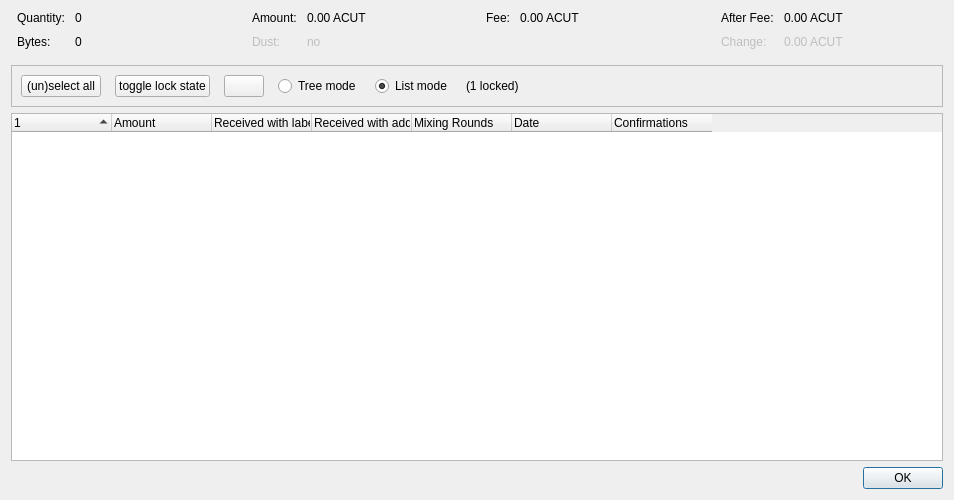
<?xml version="1.0" encoding="UTF-8"?>
<ui version="4.0">
 <class>CoinControlDialog</class>
 <widget class="QDialog" name="CoinControlDialog">
  <property name="geometry">
   <rect>
    <x>0</x>
    <y>0</y>
    <width>954</width>
    <height>500</height>
   </rect>
  </property>
  <property name="windowTitle">
   <string>Coin Selection</string>
  </property>
  <layout class="QVBoxLayout" name="verticalLayout">
   <item>
    <layout class="QHBoxLayout" name="horizontalLayoutTop" stretch="0,0,0,0">
     <property name="topMargin">
      <number>0</number>
     </property>
     <property name="bottomMargin">
      <number>10</number>
     </property>
     <item>
      <layout class="QFormLayout" name="formLayoutCoinControl1">
       <property name="horizontalSpacing">
        <number>10</number>
       </property>
       <property name="verticalSpacing">
        <number>10</number>
       </property>
       <property name="leftMargin">
        <number>6</number>
       </property>
       <property name="rightMargin">
        <number>6</number>
       </property>
       <item row="0" column="0">
        <widget class="QLabel" name="labelCoinControlQuantityText">
         <property name="text">
          <string>Quantity:</string>
         </property>
        </widget>
       </item>
       <item row="0" column="1">
        <widget class="QLabel" name="labelCoinControlQuantity">
         <property name="cursor">
          <cursorShape>IBeamCursor</cursorShape>
         </property>
         <property name="contextMenuPolicy">
          <enum>Qt::ActionsContextMenu</enum>
         </property>
         <property name="text">
          <string notr="true">0</string>
         </property>
         <property name="textInteractionFlags">
          <set>Qt::LinksAccessibleByMouse|Qt::TextSelectableByKeyboard|Qt::TextSelectableByMouse</set>
         </property>
        </widget>
       </item>
       <item row="1" column="0">
        <widget class="QLabel" name="labelCoinControlBytesText">
         <property name="text">
          <string>Bytes:</string>
         </property>
        </widget>
       </item>
       <item row="1" column="1">
        <widget class="QLabel" name="labelCoinControlBytes">
         <property name="cursor">
          <cursorShape>IBeamCursor</cursorShape>
         </property>
         <property name="contextMenuPolicy">
          <enum>Qt::ActionsContextMenu</enum>
         </property>
         <property name="text">
          <string notr="true">0</string>
         </property>
         <property name="textInteractionFlags">
          <set>Qt::LinksAccessibleByMouse|Qt::TextSelectableByKeyboard|Qt::TextSelectableByMouse</set>
         </property>
        </widget>
       </item>
      </layout>
     </item>
     <item>
      <layout class="QFormLayout" name="formLayoutCoinControl2">
       <property name="horizontalSpacing">
        <number>10</number>
       </property>
       <property name="verticalSpacing">
        <number>10</number>
       </property>
       <property name="leftMargin">
        <number>6</number>
       </property>
       <property name="rightMargin">
        <number>6</number>
       </property>
       <item row="0" column="0">
        <widget class="QLabel" name="labelCoinControlAmountText">
         <property name="text">
          <string>Amount:</string>
         </property>
        </widget>
       </item>
       <item row="0" column="1">
        <widget class="QLabel" name="labelCoinControlAmount">
         <property name="cursor">
          <cursorShape>IBeamCursor</cursorShape>
         </property>
         <property name="contextMenuPolicy">
          <enum>Qt::ActionsContextMenu</enum>
         </property>
         <property name="text">
          <string notr="true">0.00 ACUT</string>
         </property>
         <property name="textInteractionFlags">
          <set>Qt::LinksAccessibleByMouse|Qt::TextSelectableByKeyboard|Qt::TextSelectableByMouse</set>
         </property>
        </widget>
       </item>
       <item row="1" column="0">
        <widget class="QLabel" name="labelCoinControlLowOutputText">
         <property name="enabled">
          <bool>false</bool>
         </property>
         <property name="text">
          <string>Dust:</string>
         </property>
        </widget>
       </item>
       <item row="1" column="1">
        <widget class="QLabel" name="labelCoinControlLowOutput">
         <property name="enabled">
          <bool>false</bool>
         </property>
         <property name="cursor">
          <cursorShape>IBeamCursor</cursorShape>
         </property>
         <property name="contextMenuPolicy">
          <enum>Qt::ActionsContextMenu</enum>
         </property>
         <property name="text">
          <string notr="true">no</string>
         </property>
         <property name="textInteractionFlags">
          <set>Qt::LinksAccessibleByMouse|Qt::TextSelectableByKeyboard|Qt::TextSelectableByMouse</set>
         </property>
        </widget>
       </item>
      </layout>
     </item>
     <item>
      <layout class="QFormLayout" name="formLayoutCoinControl3">
       <property name="horizontalSpacing">
        <number>10</number>
       </property>
       <property name="verticalSpacing">
        <number>10</number>
       </property>
       <property name="leftMargin">
        <number>6</number>
       </property>
       <property name="rightMargin">
        <number>6</number>
       </property>
       <item row="0" column="0">
        <widget class="QLabel" name="labelCoinControlFeeText">
         <property name="text">
          <string>Fee:</string>
         </property>
        </widget>
       </item>
       <item row="0" column="1">
        <widget class="QLabel" name="labelCoinControlFee">
         <property name="cursor">
          <cursorShape>IBeamCursor</cursorShape>
         </property>
         <property name="contextMenuPolicy">
          <enum>Qt::ActionsContextMenu</enum>
         </property>
         <property name="text">
          <string notr="true">0.00 ACUT</string>
         </property>
         <property name="textInteractionFlags">
          <set>Qt::LinksAccessibleByMouse|Qt::TextSelectableByKeyboard|Qt::TextSelectableByMouse</set>
         </property>
        </widget>
       </item>
      </layout>
     </item>
     <item>
      <layout class="QFormLayout" name="formLayoutCoinControl4">
       <property name="horizontalSpacing">
        <number>10</number>
       </property>
       <property name="verticalSpacing">
        <number>10</number>
       </property>
       <property name="leftMargin">
        <number>6</number>
       </property>
       <property name="rightMargin">
        <number>6</number>
       </property>
       <item row="0" column="0">
        <widget class="QLabel" name="labelCoinControlAfterFeeText">
         <property name="text">
          <string>After Fee:</string>
         </property>
        </widget>
       </item>
       <item row="0" column="1">
        <widget class="QLabel" name="labelCoinControlAfterFee">
         <property name="cursor">
          <cursorShape>IBeamCursor</cursorShape>
         </property>
         <property name="contextMenuPolicy">
          <enum>Qt::ActionsContextMenu</enum>
         </property>
         <property name="text">
          <string notr="true">0.00 ACUT</string>
         </property>
         <property name="textInteractionFlags">
          <set>Qt::LinksAccessibleByMouse|Qt::TextSelectableByKeyboard|Qt::TextSelectableByMouse</set>
         </property>
        </widget>
       </item>
       <item row="1" column="0">
        <widget class="QLabel" name="labelCoinControlChangeText">
         <property name="enabled">
          <bool>false</bool>
         </property>
         <property name="text">
          <string>Change:</string>
         </property>
        </widget>
       </item>
       <item row="1" column="1">
        <widget class="QLabel" name="labelCoinControlChange">
         <property name="enabled">
          <bool>false</bool>
         </property>
         <property name="cursor">
          <cursorShape>IBeamCursor</cursorShape>
         </property>
         <property name="contextMenuPolicy">
          <enum>Qt::ActionsContextMenu</enum>
         </property>
         <property name="text">
          <string notr="true">0.00 ACUT</string>
         </property>
         <property name="textInteractionFlags">
          <set>Qt::LinksAccessibleByMouse|Qt::TextSelectableByKeyboard|Qt::TextSelectableByMouse</set>
         </property>
        </widget>
       </item>
      </layout>
     </item>
    </layout>
   </item>
   <item>
    <widget class="QFrame" name="frame">
     <property name="minimumSize">
      <size>
       <width>0</width>
       <height>40</height>
      </size>
     </property>
     <property name="frameShape">
      <enum>QFrame::StyledPanel</enum>
     </property>
     <property name="frameShadow">
      <enum>QFrame::Sunken</enum>
     </property>
     <layout class="QHBoxLayout" name="horizontalLayout">
      <item>
       <layout class="QHBoxLayout" name="horizontalLayoutPanel" stretch="0,0,0,0,0,0,0">
        <property name="spacing">
         <number>14</number>
        </property>
        <item>
         <widget class="QPushButton" name="pushButtonSelectAll">
          <property name="sizePolicy">
           <sizepolicy hsizetype="Maximum" vsizetype="Fixed">
            <horstretch>0</horstretch>
            <verstretch>0</verstretch>
           </sizepolicy>
          </property>
          <property name="text">
           <string>(un)select all</string>
          </property>
          <property name="autoDefault">
           <bool>false</bool>
          </property>
         </widget>
        </item>
        <item>
         <widget class="QPushButton" name="pushButtonToggleLock">
          <property name="sizePolicy">
           <sizepolicy hsizetype="Maximum" vsizetype="Fixed">
            <horstretch>0</horstretch>
            <verstretch>0</verstretch>
           </sizepolicy>
          </property>
          <property name="text">
           <string>toggle lock state</string>
          </property>
          <property name="autoDefault">
           <bool>false</bool>
          </property>
         </widget>
        </item>
        <item>
         <widget class="QPushButton" name="hideButton">
          <property name="sizePolicy">
           <sizepolicy hsizetype="Maximum" vsizetype="Fixed">
            <horstretch>0</horstretch>
            <verstretch>0</verstretch>
           </sizepolicy>
          </property>
          <property name="text">
           <string/>
          </property>
          <property name="autoDefault">
           <bool>false</bool>
          </property>
         </widget>
        </item>
        <item>
         <widget class="QRadioButton" name="radioTreeMode">
          <property name="sizePolicy">
           <sizepolicy hsizetype="Maximum" vsizetype="Fixed">
            <horstretch>0</horstretch>
            <verstretch>0</verstretch>
           </sizepolicy>
          </property>
          <property name="text">
           <string>Tree mode</string>
          </property>
         </widget>
        </item>
        <item>
         <widget class="QRadioButton" name="radioListMode">
          <property name="sizePolicy">
           <sizepolicy hsizetype="Maximum" vsizetype="Fixed">
            <horstretch>0</horstretch>
            <verstretch>0</verstretch>
           </sizepolicy>
          </property>
          <property name="text">
           <string>List mode</string>
          </property>
          <property name="checked">
           <bool>true</bool>
          </property>
         </widget>
        </item>
        <item>
         <widget class="QLabel" name="labelLocked">
          <property name="text">
           <string>(1 locked)</string>
          </property>
         </widget>
        </item>
        <item>
         <spacer name="horizontalSpacer">
          <property name="orientation">
           <enum>Qt::Horizontal</enum>
          </property>
          <property name="sizeHint" stdset="0">
           <size>
            <width>40</width>
            <height>20</height>
           </size>
          </property>
         </spacer>
        </item>
       </layout>
      </item>
     </layout>
    </widget>
   </item>
   <item>
    <widget class="CoinControlTreeWidget" name="treeWidget">
     <property name="contextMenuPolicy">
      <enum>Qt::CustomContextMenu</enum>
     </property>
     <property name="sortingEnabled">
      <bool>false</bool>
     </property>
     <property name="columnCount">
      <number>7</number>
     </property>
     <attribute name="headerShowSortIndicator" stdset="0">
      <bool>true</bool>
     </attribute>
     <attribute name="headerStretchLastSection">
      <bool>false</bool>
     </attribute>
     <column>
      <property name="text">
       <string/>
      </property>
     </column>
     <column>
      <property name="text">
       <string>Amount</string>
      </property>
     </column>
     <column>
      <property name="text">
       <string>Received with label</string>
      </property>
     </column>
     <column>
      <property name="text">
       <string>Received with address</string>
      </property>
     </column>
     <column>
      <property name="text">
       <string>Mixing Rounds</string>
      </property>
     </column>
     <column>
      <property name="text">
       <string>Date</string>
      </property>
     </column>
     <column>
      <property name="text">
       <string>Confirmations</string>
      </property>
      <property name="toolTip">
       <string>Confirmed</string>
      </property>
     </column>
    </widget>
   </item>
   <item>
    <widget class="QDialogButtonBox" name="buttonBox">
     <property name="orientation">
      <enum>Qt::Horizontal</enum>
     </property>
     <property name="standardButtons">
      <set>QDialogButtonBox::Ok</set>
     </property>
    </widget>
   </item>
  </layout>
 </widget>
 <customwidgets>
  <customwidget>
   <class>CoinControlTreeWidget</class>
   <extends>QTreeWidget</extends>
   <header>qt/coincontroltreewidget.h</header>
  </customwidget>
 </customwidgets>
 <resources/>
 <connections/>
</ui>
